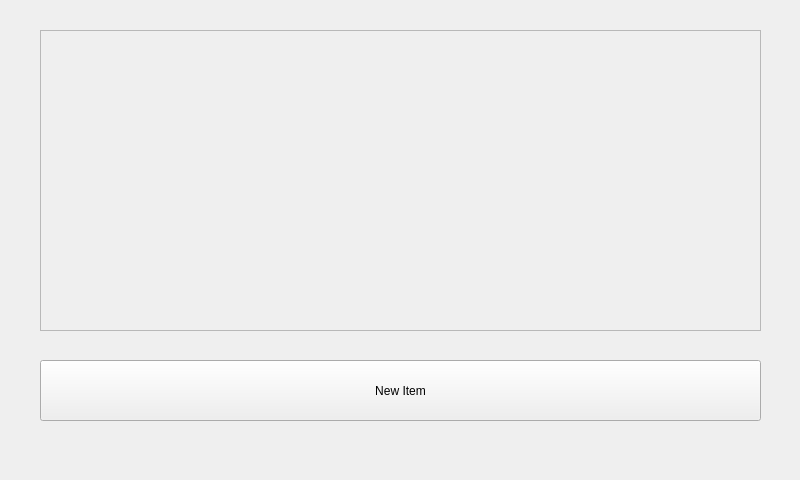
<?xml version="1.0" encoding="UTF-8"?>
<ui version="4.0">
 <class>MainWindow</class>
 <widget class="QMainWindow" name="MainWindow">
  <property name="geometry">
   <rect>
    <x>0</x>
    <y>0</y>
    <width>800</width>
    <height>480</height>
   </rect>
  </property>
  <property name="windowTitle">
   <string>MainWindow</string>
  </property>
  <widget class="QWidget" name="centralWidget">
   <widget class="QPushButton" name="newItemButton">
    <property name="geometry">
     <rect>
      <x>40</x>
      <y>360</y>
      <width>721</width>
      <height>61</height>
     </rect>
    </property>
    <property name="text">
     <string>New Item</string>
    </property>
   </widget>
   <widget class="QScrollArea" name="scrollArea">
    <property name="geometry">
     <rect>
      <x>40</x>
      <y>30</y>
      <width>721</width>
      <height>301</height>
     </rect>
    </property>
    <property name="widgetResizable">
     <bool>true</bool>
    </property>
    <widget class="QWidget" name="scrollAreaContents">
     <property name="geometry">
      <rect>
       <x>0</x>
       <y>0</y>
       <width>715</width>
       <height>295</height>
      </rect>
     </property>
     <widget class="QWidget" name="verticalLayoutWidget">
      <property name="geometry">
       <rect>
        <x>0</x>
        <y>0</y>
        <width>771</width>
        <height>361</height>
       </rect>
      </property>
      <layout class="QVBoxLayout" name="mainLayout"/>
     </widget>
    </widget>
   </widget>
  </widget>
 </widget>
 <layoutdefault spacing="6" margin="11"/>
 <resources/>
 <connections/>
</ui>
